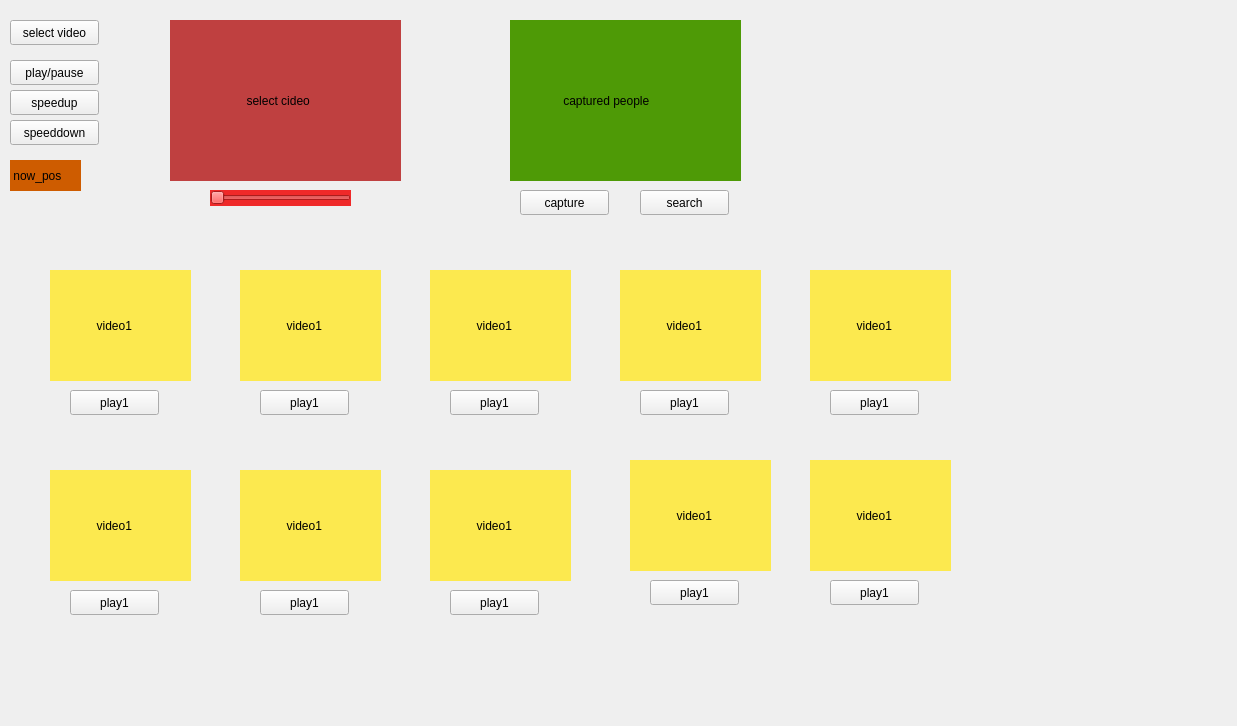
<?xml version="1.0" encoding="UTF-8"?>
<ui version="4.0">
 <class>Widget</class>
 <widget class="QWidget" name="Widget">
  <property name="geometry">
   <rect>
    <x>0</x>
    <y>0</y>
    <width>1237</width>
    <height>726</height>
   </rect>
  </property>
  <property name="windowTitle">
   <string>Widget</string>
  </property>
  <property name="styleSheet">
   <string notr="true">#Widget{ 
border-image: url(:/new/prefix1/qq.jpeg); 
} 
#Widget * { 
border-image:url(); 
} </string>
  </property>
  <widget class="QPushButton" name="pushButton">
   <property name="geometry">
    <rect>
     <x>10</x>
     <y>20</y>
     <width>89</width>
     <height>25</height>
    </rect>
   </property>
   <property name="text">
    <string>select video</string>
   </property>
  </widget>
  <widget class="QPushButton" name="pushButton_2">
   <property name="geometry">
    <rect>
     <x>10</x>
     <y>60</y>
     <width>89</width>
     <height>25</height>
    </rect>
   </property>
   <property name="styleSheet">
    <string notr="true"/>
   </property>
   <property name="text">
    <string>play/pause</string>
   </property>
  </widget>
  <widget class="QPushButton" name="pushButton_3">
   <property name="geometry">
    <rect>
     <x>10</x>
     <y>90</y>
     <width>89</width>
     <height>25</height>
    </rect>
   </property>
   <property name="text">
    <string>speedup</string>
   </property>
  </widget>
  <widget class="QSlider" name="horizontalSlider">
   <property name="geometry">
    <rect>
     <x>210</x>
     <y>190</y>
     <width>141</width>
     <height>16</height>
    </rect>
   </property>
   <property name="styleSheet">
    <string notr="true">background-color: rgb(239, 41, 41);</string>
   </property>
   <property name="orientation">
    <enum>Qt::Horizontal</enum>
   </property>
  </widget>
  <widget class="QLabel" name="label_2">
   <property name="geometry">
    <rect>
     <x>10</x>
     <y>160</y>
     <width>71</width>
     <height>31</height>
    </rect>
   </property>
   <property name="styleSheet">
    <string notr="true">background-color: rgb(206, 92, 0);</string>
   </property>
   <property name="text">
    <string> now_pos</string>
   </property>
  </widget>
  <widget class="QLabel" name="label_4">
   <property name="geometry">
    <rect>
     <x>510</x>
     <y>20</y>
     <width>231</width>
     <height>161</height>
    </rect>
   </property>
   <property name="styleSheet">
    <string notr="true">background-color: qradialgradient(spread:pad, cx:0.5, cy:0.5, radius:0.5, fx:0.5, fy:0.5, stop:0 rgba(255, 235, 235, 206), stop:0.35 rgba(255, 188, 188, 80), stop:0.4 rgba(255, 162, 162, 80), stop:0.425 rgba(255, 132, 132, 156), stop:0.44 rgba(252, 128, 128, 80), stop:1 rgba(255, 255, 255, 0));
background-color: rgb(78, 154, 6);</string>
   </property>
   <property name="text">
    <string>                captured people</string>
   </property>
  </widget>
  <widget class="QPushButton" name="pushButton_4">
   <property name="geometry">
    <rect>
     <x>520</x>
     <y>190</y>
     <width>89</width>
     <height>25</height>
    </rect>
   </property>
   <property name="text">
    <string>capture</string>
   </property>
  </widget>
  <widget class="QPushButton" name="pushButton_5">
   <property name="geometry">
    <rect>
     <x>10</x>
     <y>120</y>
     <width>89</width>
     <height>25</height>
    </rect>
   </property>
   <property name="text">
    <string>speeddown</string>
   </property>
  </widget>
  <widget class="QLabel" name="label">
   <property name="geometry">
    <rect>
     <x>170</x>
     <y>20</y>
     <width>231</width>
     <height>161</height>
    </rect>
   </property>
   <property name="styleSheet">
    <string notr="true">background-color: rgb(191, 64, 64);</string>
   </property>
   <property name="text">
    <string>                       select cideo</string>
   </property>
  </widget>
  <widget class="QPushButton" name="pushButton_6">
   <property name="geometry">
    <rect>
     <x>640</x>
     <y>190</y>
     <width>89</width>
     <height>25</height>
    </rect>
   </property>
   <property name="text">
    <string>search</string>
   </property>
  </widget>
  <widget class="QLabel" name="label_3">
   <property name="geometry">
    <rect>
     <x>50</x>
     <y>270</y>
     <width>141</width>
     <height>111</height>
    </rect>
   </property>
   <property name="styleSheet">
    <string notr="true">background-color: rgb(252, 233, 79);</string>
   </property>
   <property name="text">
    <string>              video1</string>
   </property>
  </widget>
  <widget class="QPushButton" name="pushButton_7">
   <property name="geometry">
    <rect>
     <x>70</x>
     <y>390</y>
     <width>89</width>
     <height>25</height>
    </rect>
   </property>
   <property name="text">
    <string>play1</string>
   </property>
  </widget>
  <widget class="QPushButton" name="pushButton_8">
   <property name="geometry">
    <rect>
     <x>260</x>
     <y>390</y>
     <width>89</width>
     <height>25</height>
    </rect>
   </property>
   <property name="text">
    <string>play1</string>
   </property>
  </widget>
  <widget class="QLabel" name="label_5">
   <property name="geometry">
    <rect>
     <x>240</x>
     <y>270</y>
     <width>141</width>
     <height>111</height>
    </rect>
   </property>
   <property name="styleSheet">
    <string notr="true">background-color: rgb(252, 233, 79);</string>
   </property>
   <property name="text">
    <string>              video1</string>
   </property>
  </widget>
  <widget class="QPushButton" name="pushButton_9">
   <property name="geometry">
    <rect>
     <x>450</x>
     <y>390</y>
     <width>89</width>
     <height>25</height>
    </rect>
   </property>
   <property name="text">
    <string>play1</string>
   </property>
  </widget>
  <widget class="QLabel" name="label_6">
   <property name="geometry">
    <rect>
     <x>430</x>
     <y>270</y>
     <width>141</width>
     <height>111</height>
    </rect>
   </property>
   <property name="styleSheet">
    <string notr="true">background-color: rgb(252, 233, 79);</string>
   </property>
   <property name="text">
    <string>              video1</string>
   </property>
  </widget>
  <widget class="QPushButton" name="pushButton_10">
   <property name="geometry">
    <rect>
     <x>640</x>
     <y>390</y>
     <width>89</width>
     <height>25</height>
    </rect>
   </property>
   <property name="text">
    <string>play1</string>
   </property>
  </widget>
  <widget class="QLabel" name="label_7">
   <property name="geometry">
    <rect>
     <x>620</x>
     <y>270</y>
     <width>141</width>
     <height>111</height>
    </rect>
   </property>
   <property name="styleSheet">
    <string notr="true">background-color: rgb(252, 233, 79);</string>
   </property>
   <property name="text">
    <string>              video1</string>
   </property>
  </widget>
  <widget class="QPushButton" name="pushButton_11">
   <property name="geometry">
    <rect>
     <x>830</x>
     <y>390</y>
     <width>89</width>
     <height>25</height>
    </rect>
   </property>
   <property name="text">
    <string>play1</string>
   </property>
  </widget>
  <widget class="QLabel" name="label_8">
   <property name="geometry">
    <rect>
     <x>810</x>
     <y>270</y>
     <width>141</width>
     <height>111</height>
    </rect>
   </property>
   <property name="styleSheet">
    <string notr="true">background-color: rgb(252, 233, 79);</string>
   </property>
   <property name="text">
    <string>              video1</string>
   </property>
  </widget>
  <widget class="QPushButton" name="pushButton_12">
   <property name="geometry">
    <rect>
     <x>70</x>
     <y>590</y>
     <width>89</width>
     <height>25</height>
    </rect>
   </property>
   <property name="text">
    <string>play1</string>
   </property>
  </widget>
  <widget class="QLabel" name="label_9">
   <property name="geometry">
    <rect>
     <x>50</x>
     <y>470</y>
     <width>141</width>
     <height>111</height>
    </rect>
   </property>
   <property name="styleSheet">
    <string notr="true">background-color: rgb(252, 233, 79);</string>
   </property>
   <property name="text">
    <string>              video1</string>
   </property>
  </widget>
  <widget class="QPushButton" name="pushButton_13">
   <property name="geometry">
    <rect>
     <x>260</x>
     <y>590</y>
     <width>89</width>
     <height>25</height>
    </rect>
   </property>
   <property name="text">
    <string>play1</string>
   </property>
  </widget>
  <widget class="QLabel" name="label_10">
   <property name="geometry">
    <rect>
     <x>240</x>
     <y>470</y>
     <width>141</width>
     <height>111</height>
    </rect>
   </property>
   <property name="styleSheet">
    <string notr="true">background-color: rgb(252, 233, 79);</string>
   </property>
   <property name="text">
    <string>              video1</string>
   </property>
  </widget>
  <widget class="QPushButton" name="pushButton_14">
   <property name="geometry">
    <rect>
     <x>450</x>
     <y>590</y>
     <width>89</width>
     <height>25</height>
    </rect>
   </property>
   <property name="text">
    <string>play1</string>
   </property>
  </widget>
  <widget class="QLabel" name="label_11">
   <property name="geometry">
    <rect>
     <x>430</x>
     <y>470</y>
     <width>141</width>
     <height>111</height>
    </rect>
   </property>
   <property name="styleSheet">
    <string notr="true">background-color: rgb(252, 233, 79);</string>
   </property>
   <property name="text">
    <string>              video1</string>
   </property>
  </widget>
  <widget class="QPushButton" name="pushButton_15">
   <property name="geometry">
    <rect>
     <x>650</x>
     <y>580</y>
     <width>89</width>
     <height>25</height>
    </rect>
   </property>
   <property name="text">
    <string>play1</string>
   </property>
  </widget>
  <widget class="QLabel" name="label_12">
   <property name="geometry">
    <rect>
     <x>630</x>
     <y>460</y>
     <width>141</width>
     <height>111</height>
    </rect>
   </property>
   <property name="styleSheet">
    <string notr="true">background-color: rgb(252, 233, 79);</string>
   </property>
   <property name="text">
    <string>              video1</string>
   </property>
  </widget>
  <widget class="QPushButton" name="pushButton_16">
   <property name="geometry">
    <rect>
     <x>830</x>
     <y>580</y>
     <width>89</width>
     <height>25</height>
    </rect>
   </property>
   <property name="text">
    <string>play1</string>
   </property>
  </widget>
  <widget class="QLabel" name="label_13">
   <property name="geometry">
    <rect>
     <x>810</x>
     <y>460</y>
     <width>141</width>
     <height>111</height>
    </rect>
   </property>
   <property name="styleSheet">
    <string notr="true">background-color: rgb(252, 233, 79);</string>
   </property>
   <property name="text">
    <string>              video1</string>
   </property>
  </widget>
 </widget>
 <layoutdefault spacing="6" margin="11"/>
 <resources/>
 <connections/>
</ui>
